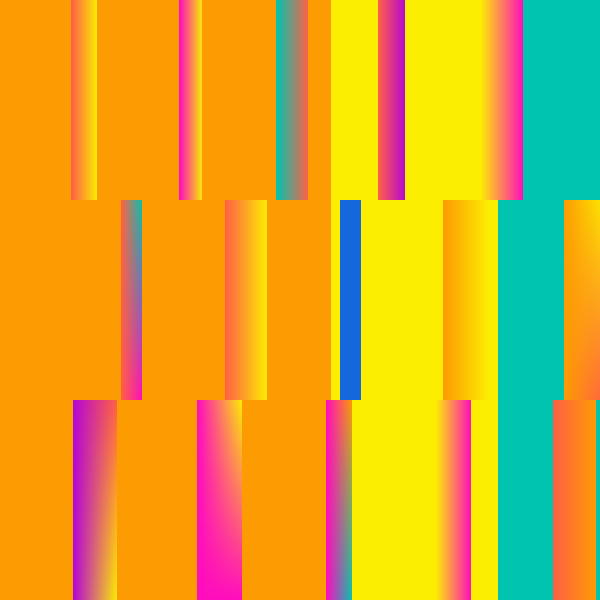
Frame 1 (no input)
Frame 60 (the mouse pressed at the canvas centre just before this capture): identical to frame 1, image omitted
Frame 120 (the mouse held since frame 60 and released just before this capture): identical to frame 1, image omitted

The Processing sketch that drew this single still picture (run headless with seeded random() and noise(); from frame 60 on, the mouse is pressed at the canvas centre):

// Processing sketch: GenerativePiece3
// ── GenerativePiece3.pde
int numRows = 3;
int backgroundMin = 150;
int backgroundMax = 170;
int rowSpaceMin = 70;
int rowSpaceMax = 90;
int rowBoxMin = 20;
int rowBoxMax = 50;

IntList colors;

void setup() {
  size(600, 600);
  colorMode(RGB, 255);
  noStroke();
  
  colors = new IntList();
  colors.push(color(255, 96, 69));  //red-orange
  colors.push(color(253, 155, 2));  //orange
  colors.push(color(252, 238, 1));  //yellow
  colors.push(color(0, 196, 176));  //teal
  colors.push(color(21, 104, 220));  //blue
  colors.push(color(181, 6, 213));  //purple
  colors.push(color(255, 12, 190));  //magenta
  
  background(0);
  
  int currentX = 0;
  while(currentX <= width) {
    int w = (int)random(backgroundMin, backgroundMax);
    int index = (int)random(colors.size());
    color c = colors.get(index);
    fill(c);
    rect(currentX, 0, w, height);
    currentX += w;
  }
  for (int i = 0; i < numRows; i++) {
    int y = i*height/numRows;
    currentX = 0;
    boolean box = true;
    if (random(1) < 0.5) {
      box = false;
    }
    while(currentX <= width) {
      if (box) {
        int w = (int)random(rowBoxMin, rowBoxMax);
        gradientRect(currentX, y, w, height/numRows);
        currentX += w;
        box = false;
      }
      else {
        int w = (int)random(rowSpaceMin, rowSpaceMax);
        currentX += w; 
        box = true;
      }
    }
  }
  
}

void gradientRect(int x, int y, int w, int h) {
  color c1, c2, c3, c4;
  int index1 = (int)random(colors.size());
  int index2 = (int)random(colors.size());
  c1 = colors.get(index1);
  c2 = colors.get(index2);
  c3 = c1;
  float rand = random(1);
  if (rand < 0.5) {
    c4 = c2;
  }
  else if (rand < 0.7) {
    c4 = c1;
  }
  else {
    int index3 = (int)random(colors.size());
    c4 = colors.get(index3);
  }
  loadPixels();
  for (int i = 0; i < w; i++) {
    for (int j = 0; j < h; j++) {
      if (i+x >= 0 && i+x < width && j+y >= 0 && j+y < height) {
        color inter1 = lerpColor(c1, c2, i/(float)w);
        color inter2 = lerpColor(c3, c4, i/(float)w);
        color inter3 = lerpColor(inter1, inter2, j/(float)h);
        int index = (y+j)*width+x+i;
        pixels[index] = inter3;
      }
    }
  }
  updatePixels();
}

void draw() {
}

void keyPressed() {
  if (key == ' ') {  // saves canvas
    String name = "GenerativePiece3_" + int(random(9999)) + ".png";
    save(name);
    println("Saved as " + name);
  }
}
